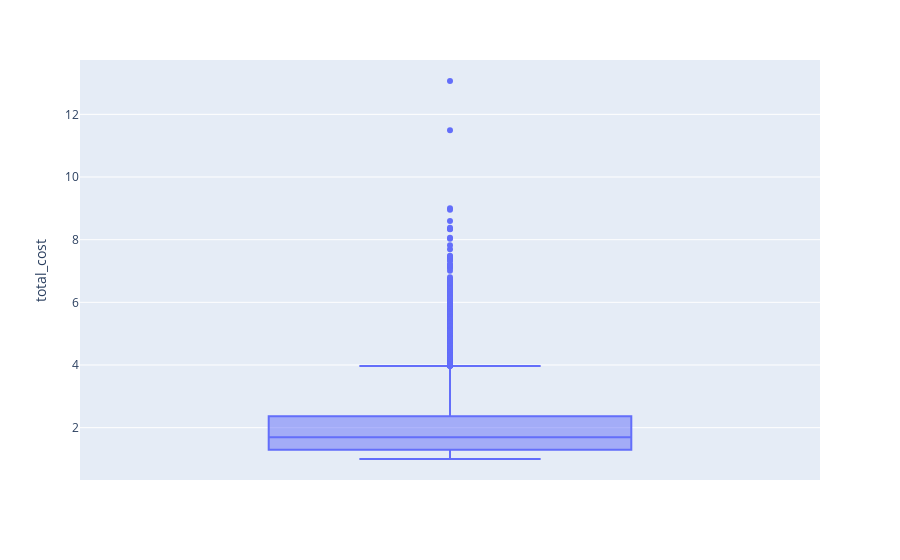

Here is the notebook cell this chart was saved with:
### Markdown cell above
Посмотрим распределение стоимости заказа:

### Code cell
fig = px.box(df, y=df['total_cost'])
fig.show()

### Figure 1 — Plotly figure (JSON) as saved in the notebook; plotly's stock layout.template omitted (floating-point values rounded to 4 significant figures; data arrays with more than 128 entries replaced by an {"elided": "..."} marker saying what was removed)
{"data": [{"alignmentgroup": "True", "hovertemplate": "total_cost=%{y}<extra></extra>", "legendgroup": "", "marker": {"color": "#636efa"}, "name": "", "notched": false, "offsetgroup": "", "orientation": "v", "showlegend": false, "type": "box", "x0": " ", "xaxis": "x", "y": {"elided": "10000 float values"}, "y0": " ", "yaxis": "y"}], "layout": {"boxmode": "group", "legend": {"tracegroupgap": 0}, "margin": {"t": 60}, "xaxis": {"anchor": "y", "domain": [0, 1]}, "yaxis": {"anchor": "x", "domain": [0, 1], "title": {"text": "total_cost"}}}}
